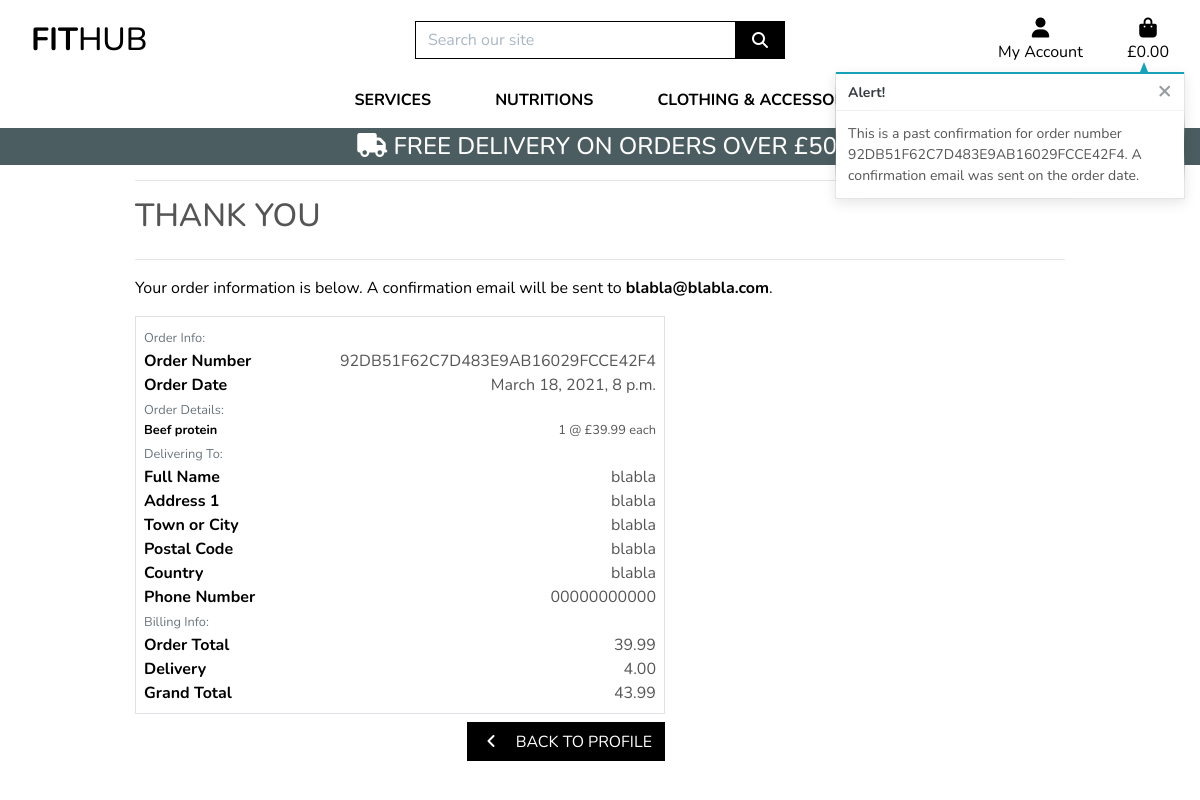
The page /profile/order_history/92DB51F62C7D483E9AB16029FCCE42F4 (signed in) on the database its author committed.
### checkout/models.py (models this page shows, shortened)
class Order(models.Model):
    order_number = models.CharField(max_length=32, null=False, editable=False)
    user_profile = models.ForeignKey(UserProfile, on_delete=models.SET_NULL,
                                     null=True, blank=True, related_name='orders')
    full_name = models.CharField(max_length=50, null=False, blank=False)
    email = models.EmailField(max_length=254, null=False, blank=False)
    phone_number = models.CharField(max_length=20, null=False, blank=False)
    country = CountryField(blank_label='Country *', null=False, blank=False)
    postcode = models.CharField(max_length=20, null=True, blank=True)
    town_or_city = models.CharField(max_length=40, null=False, blank=False)
    street_address1 = models.CharField(max_length=80, null=False, blank=False)
    street_address2 = models.CharField(max_length=80, null=True, blank=True)
    county = models.CharField(max_length=80, null=True, blank=True)
    date = models.DateTimeField(auto_now_add=True)
    delivery_cost = models.DecimalField(max_digits=6, decimal_places=2, null=False, default=0)
    order_total = models.DecimalField(max_digits=10, decimal_places=2, null=False, default=0)
    grand_total = models.DecimalField(max_digits=10, decimal_places=2, null=False, default=0)
    original_bag = models.TextField(null=False, blank=False, default='')
    stripe_pid = models.CharField(max_length=254, null=False, blank=False, default='')

class OrderLineItem(models.Model):
    order = models.ForeignKey(Order, null=False, blank=False, on_delete=models.CASCADE, related_name='lineitems')
    product = models.ForeignKey(Product, null=False, blank=False, on_delete=models.CASCADE)
    product_size = models.CharField(max_length=2, null=True, blank=True) # XS, S, M, L, XL
    quantity = models.IntegerField(null=False, blank=False, default=0)
    lineitem_total = models.DecimalField(max_digits=6, decimal_places=2, null=False, blank=False, editable=False)

### products/models.py (models this page shows, shortened)
class Product(models.Model):
    category = models.ForeignKey('Category', null=True, blank=True, on_delete=models.SET_NULL)
    sku = models.CharField(max_length=254, null=True, blank=True)
    name = models.CharField(max_length=254)
    description = models.TextField()
    has_sizes = models.BooleanField(default=False, null=True, blank=True)
    price = models.DecimalField(max_digits=6, decimal_places=2)
    rating = models.DecimalField(max_digits=6, decimal_places=2, null=True, blank=True)
    image_url = models.URLField(max_length=1024, null=True, blank=True)
    image = models.ImageField(null=True, blank=True)

### profiles/views.py (the view)
# urls.py: path('order_history/<order_number>', views.order_history, name='order_history'),
def order_history(request, order_number):
    order = get_object_or_404(Order, order_number=order_number)
    messages.info(request, (
        f'This is a past confirmation for order number {order_number}. '
        'A confirmation email was sent on the order date.'
    ))
    template = 'checkout/checkout_success.html'
    context = {
        'order': order,
        'from_profile': True,
    }
    return render(request, template, context)

### bag/contexts.py (called while the page is built, shortened)
def bag_contents(request):
    bag_items = []
    total = 0
    product_count = 0
    bag = request.session.get('bag', {})
    if total < settings.FREE_DELIVERY_THRESHOLD:
        delivery = total * Decimal(settings.STANDARD_DELIVERY_PERCENTAGE / 100)
        free_delivery_delta = settings.FREE_DELIVERY_THRESHOLD - total
    else:
        delivery = 0
        free_delivery_delta = 0
    grand_total = delivery + total
    context = {
        'bag_items': bag_items,
        'total': total,
        'product_count': product_count,
        'delivery': delivery,
        'free_delivery_delta': free_delivery_delta,
        'free_delivery_threshold': settings.FREE_DELIVERY_THRESHOLD,
        'grand_total': grand_total,
    }
    return context

### checkout/templates/checkout/checkout_success.html (shortened to what this page needs)
{% extends "base.html" %}
{% load static %}
{% block extra_css %}
    <link rel="stylesheet" href="{% static 'checkout/css/checkout.css' %}">
{% endblock %}
{% block page_header %}
    <div class="container header-container">
    </div>
{% endblock %}
{% block content %}
    <div class="overlay"></div>
    <div class="container">
        <div class="row">
            <div class="col">
                <hr>
                <h2 class="logo-font mb-4">Thank You</h2>
                <hr>
                <p class="text-black">Your order information is below. A confirmation email will be sent to <strong>{{ order.email }}</strong>.</p>
            </div>
        </div>
        <div class="row">
            <div class="col-12 col-lg-7">
                <div class="order-confirmation-wrapper p-2 border">
                    <div class="row">
                        <div class="col">
                            <small class="text-muted">Order Info:</small>
                        </div>
                    </div>
                    <div class="row">
                        <div class="col-12 col-md-4">
                            <p class="mb-0 text-black font-weight-bold">Order Number</p>
                        </div>
                        <div class="col-12 col-md-8 text-md-right">
                            <p class="mb-0">{{ order.order_number }}</p>
                        </div>
                    </div>
                    <div class="row">
                        <div class="col-12 col-md-4">
                            <p class="mb-0 text-black font-weight-bold">Order Date</p>
                        </div>
                        <div class="col-12 col-md-8 text-md-right">
                            <p class="mb-0">{{ order.date }}</p>
                        </div>
                    </div>
                    <div class="row">
                        <div class="col">
                            <small class="text-muted">Order Details:</small>
                        </div>
                    </div>
                    {% for item in order.lineitems.all %}
                    <div class="row">
                        <div class="col-12 col-md-4">
                            <p class="small mb-0 text-black font-weight-bold">
                                {{ item.product.name }}{% if item.product_size %} - Size {{ item.product.size|upper }}{% endif %}
                            </p>
                        </div>
                        <div class="col-12 col-md-8 text-md-right">
                            <p class="small mb-0">{{ item.quantity }} @ £{{ item.product.price }} each</p>
                        </div>
                    </div>
                    {% endfor %}
                    <div class="row">
                        <div class="col">
                            <small class="text-muted">Delivering To:</small>
                        </div>
                    </div>
                    <div class="row">
                        <div class="col-12 col-md-4">
                            <p class="mb-0 text-black font-weight-bold">Full Name</p>
                        </div>
                        <div class="col-12 col-md-8 text-md-right">
                            <p class="mb-0">{{ order.full_name }}</p>
                        </div>
                    </div>
                    <div class="row">
                        <div class="col-12 col-md-4">
                            <p class="mb-0 text-black font-weight-bold">Address 1</p>
                        </div>
                        <div class="col-12 col-md-8 text-md-right">
                            <p class="mb-0">{{ order.street_address1 }}</p>
                        </div>
                    </div>
                    <div class="row">
                        <div class="col-12 col-md-4">
                            <p class="mb-0 text-black font-weight-bold">Town or City</p>
                        </div>
                        <div class="col-12 col-md-8 text-md-right">
                            <p class="mb-0">{{ order.town_or_city }}</p>
                        </div>
                    </div>
                    {% if order.postcode %}
                    <div class="row">
                        <div class="col-12 col-md-4">
                            <p class="mb-0 text-black font-weight-bold">Postal Code</p>
                        </div>
                        <div class="col-12 col-md-8 text-md-right">
                            <p class="mb-0">{{ order.postcode }}</p>
                        </div>
                    </div>
                    {% endif %}
                    <div class="row">
                        <div class="col-12 col-md-4">
                            <p class="mb-0 text-black font-weight-bold">Country</p>
                        </div>
                        <div class="col-12 col-md-8 text-md-right">
                            <p class="mb-0">{{ order.country }}</p>
                        </div>
                    </div>
                    <div class="row">
                        <div class="col-12 col-md-4">
                            <p class="mb-0 text-black font-weight-bold">Phone Number</p>
                        </div>
                        <div class="col-12 col-md-8 text-md-right">
                            <p class="mb-0">{{ order.phone_number }}</p>
                        </div>
                    </div>
                    <div class="row">
                        <div class="col">
                            <small class="text-muted">Billing Info:</small>
                        </div>
                    </div>
                    <div class="row">
                        <div class="col-12 col-md-4">
                            <p class="mb-0 text-black font-weight-bold">Order Total</p>
                        </div>
                        <div class="col-12 col-md-8 text-md-right">
                            <p class="mb-0">{{ order.order_total }}</p>
                        </div>
                    </div>
                    <div class="row">
                        <div class="col-12 col-md-4">
                            <p class="mb-0 text-black font-weight-bold">Delivery</p>
                        </div>
                        <div class="col-12 col-md-8 text-md-right">
                            <p class="mb-0">{{ order.delivery_cost }}</p>
                        </div>
                    </div>
                    <div class="row">
                        <div class="col-12 col-md-4">
                            <p class="mb-0 text-black font-weight-bold">Grand Total</p>
                        </div>
                        <div class="col-12 col-md-8 text-md-right">
                            <p class="mb-0">{{ order.grand_total }}</p>
                        </div>
                    </div>
                </div>
            </div>
        </div>
        <div class="row">
			<div class="col-12 col-lg-7 text-right">
                {% if from_profile %}
                    <a href="{% url 'profile' %}" class="btn btn-black rounded-0 my-2">
                        <span class="icon mr-2">
                            <i class="fas fa-angle-left"></i>
                        </span>
                        <span class="text-uppercase">Back to Profile</span>
                    </a>
                {% endif %}
			</div>
		</div>
    </div>
{% endblock %}

### static/css/base.css (style rules this page uses)
html { height: 100%; }
body { background: url('/media/home_page_background.jpg') no-repeat center center fixed; background-size: cover; height: calc(100vh - 164px); color: #555; font-family: 'Nunito', sans-serif; }
.icon { align-items: center; display: inline-flex; justify-content: center; height: 1.5rem; width: 1.5rem; }
.logo-font { text-transform: uppercase; }
.btn-black { background: black; color: white; }
.text-black { color: #000 !important; }
.overlay { height: 100%; width: 100%; top: 0; left: 0; position: fixed; background: white; z-index: -1; }
@media (min-width: 1200px) { .container { max-width: 80%; } }
@media (min-width: 992px) { .header-container { padding-top: 164px; } }

### rows shown on the page
Order: email "blabla@blabla.com", order_number "92DB51F62C7D483E9AB16029FCCE42F4", date "March 18, 2021, 8 p.m.", full_name "blabla", street_address1 "blabla", town_or_city "blabla", postcode "blabla", country "blabla", phone_number "00000000000", order_total "39.99", delivery_cost "4.00", grand_total "43.99"
OrderLineItem: product.name "Beef protein", quantity "1", product.price "39.99"

### other values the page prints
{{ free_delivery_threshold }} "50"
{{ message }} "This is a past confirmation for order number 92DB51F62C7D483E9AB16029FCCE42F4. A confirmation email was sent on the order date."
